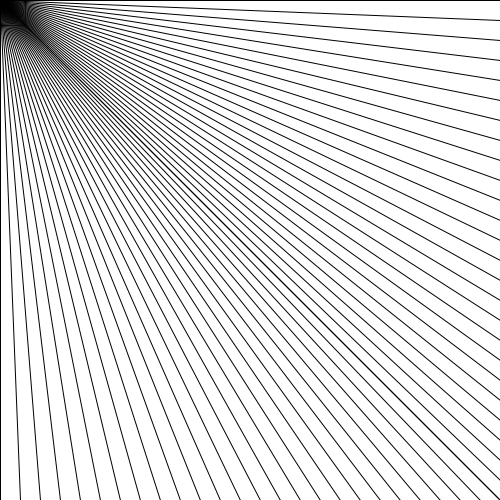
Frame 1 (no input)
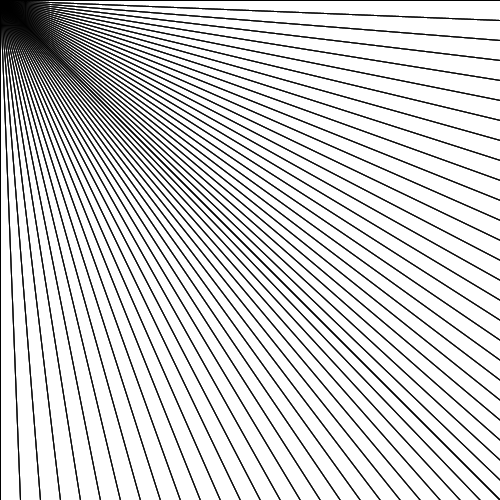
Frame 60 (the mouse pressed at the canvas centre just before this capture)
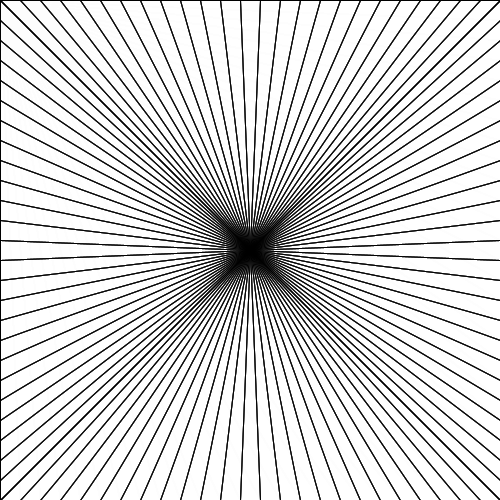
Frame 120 (the mouse held since frame 60 and released just before this capture)

The Processing sketch that drew these frames (run headless with seeded random() and noise(); from frame 60 on, the mouse is pressed at the canvas centre):

// Processing sketch: processing_136587
// ── processing_136587.pde

//vanishingPoint, jeg Sandbox #1
/*Using a for loop to distribute and anchor lines to the edges of the canvas.
  The other side of the line is linked to the cursor (mouseX, mouseY) values.
*/

void setup() {
  size(500, 500);
  smooth(8);
  background(255);
}

void draw() {
  fill(255, 60);
  rect(0, 0, width, height);
  for (int i = 0; i <= width; i = i + 20) {
    line(i, height, mouseX, mouseY);
    line(width, i, mouseX, mouseY);
    line(i, 0, mouseX, mouseY);
    line(0, i, mouseX, mouseY);
  }
}
